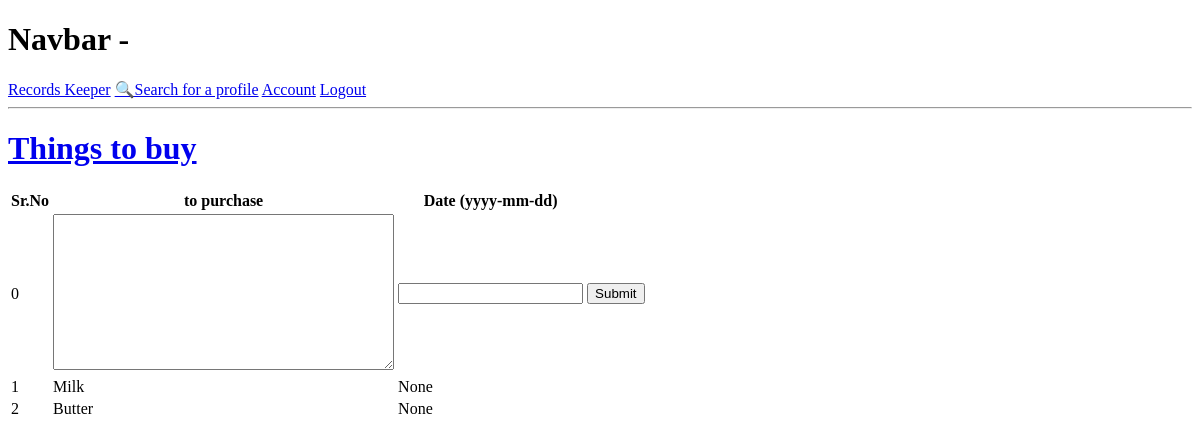
The page /add-row/bf2351a9-65b0-4083-9633-ee5d5f02212a/ (signed in) on the database as committed earlier.
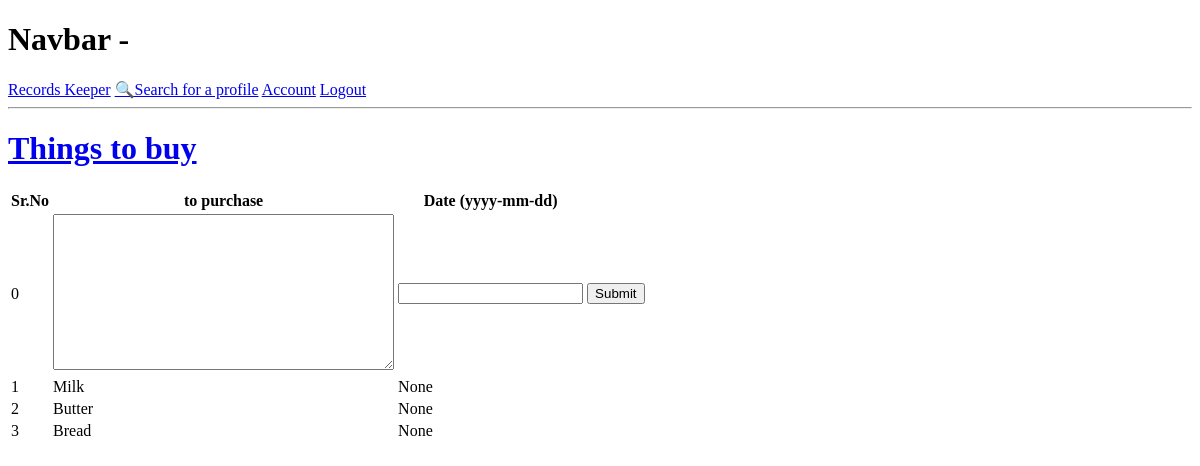
The same page on the database as committed later.
### tables/models.py (models this page shows, shortened)
class Row(models.Model):
    table_name=models.ForeignKey(Table, on_delete=models.CASCADE, null=True, blank=True)
    col1=models.TextField("Column 1 entry",null=True, blank=True)
    col2=models.TextField("Column 2 entry",null=True, blank=True)
    col3=models.TextField("Column 3 entry",null=True, blank=True)
    col4=models.TextField("Column 4 entry",null=True, blank=True)
    col5=models.TextField("Column 5 entry",null=True, blank=True)
    date=models.DateField("Date (yyyy-mm-dd)",auto_now_add=False, auto_now=False, null=True, blank=True)
    created = models.DateTimeField(auto_now_add=True)
    id = models.UUIDField(primary_key=True, default=uuid.uuid4, editable=False)

### tables/views.py (the view)
# urls.py: path("add-row/<str:pk>/", views.addRow, name="add-row"),
@login_required(login_url="login")
def addRow(request,pk):
    table=Table.objects.get(id=pk)
    rows=table.row_set.all()
    form=RowForm()
    if request.method=="POST":
        form=RowForm(request.POST)
        row=form.save(commit=False)
        row.table_name=table
        row.save()
        return redirect("view-table", pk)
    context={"form":form, "name": "add", "table":table, "rows":rows}
    return render(request, "tables/row-form.html", context)

### tables/forms.py
class RowForm(ModelForm):
    class Meta:
        model=Row
        fields=["col1", "col2", "col3", "col4", "col5", "date"]
    def __init__(self, *args, **kwargs):
        super(RowForm,self).__init__(*args, **kwargs)
        for name, field in self.fields.items():
            field.widget.attrs.update({"class": "input"})

### tables/templates/tables/row-form.html (shortened to what this page needs)
{% extends 'main.html' %}
{% block content %}
{% if key == "sug" %}
<h1><a href="{% url 'view-table' table.table_name.id %}">{{table.title}}</a></h1>
{% else %}
<h1><a href="{% url 'view-table' table.id %}">{{table.title}}</a></h1>
{% endif %}
<form method="POST">
    <table>
        <tr>
            <th>Sr.No</th>
            {% if table.col1 %}
            <th>{{table.col1}}</th>
            {% endif %}
            <th>Date (yyyy-mm-dd)</th>
        </tr>
        {% if name == "add" %}
        <tr>
            <td>0</td>
            {% if table.col1 %}
                <td>{{form.col1}}</td>
            {% endif %}
            <td>{{form.date}}</td>
            <td><input type="submit"></td>
        </tr>
        {% for row in rows %}
        <tr>
            <td>{{forloop.counter}}</td>
            {% if row.col1 %}
            <td>{{row.col1}}</td>
            {% endif %}
            <td>{{row.date}}</td>
        </tr>
        {% endfor %}
        {% endif %}
    </table>
{% endblock %}

Rows that differ between the two databases and show on the page:
added Row: col1 "Bread", date "None"
